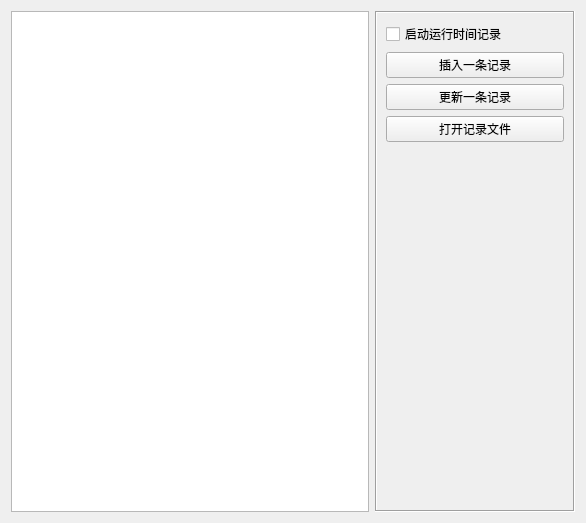
<?xml version="1.0" encoding="UTF-8"?>
<ui version="4.0">
 <class>HRunTimeDemoWidget</class>
 <widget class="QWidget" name="HRunTimeDemoWidget">
  <property name="geometry">
   <rect>
    <x>0</x>
    <y>0</y>
    <width>586</width>
    <height>523</height>
   </rect>
  </property>
  <property name="windowTitle">
   <string>Form</string>
  </property>
  <layout class="QGridLayout" name="gridLayout">
   <item row="0" column="0">
    <widget class="QTextEdit" name="textEdit"/>
   </item>
   <item row="0" column="1">
    <widget class="QFrame" name="frame">
     <property name="minimumSize">
      <size>
       <width>200</width>
       <height>0</height>
      </size>
     </property>
     <property name="maximumSize">
      <size>
       <width>200</width>
       <height>16777215</height>
      </size>
     </property>
     <property name="frameShape">
      <enum>QFrame::Box</enum>
     </property>
     <property name="frameShadow">
      <enum>QFrame::Sunken</enum>
     </property>
     <layout class="QVBoxLayout" name="verticalLayout">
      <item>
       <widget class="QCheckBox" name="checkBox">
        <property name="text">
         <string>启动运行时间记录</string>
        </property>
       </widget>
      </item>
      <item>
       <widget class="QPushButton" name="pushButton_1">
        <property name="minimumSize">
         <size>
          <width>130</width>
          <height>0</height>
         </size>
        </property>
        <property name="text">
         <string>插入一条记录</string>
        </property>
       </widget>
      </item>
      <item>
       <widget class="QPushButton" name="pushButton_2">
        <property name="minimumSize">
         <size>
          <width>130</width>
          <height>0</height>
         </size>
        </property>
        <property name="text">
         <string>更新一条记录</string>
        </property>
       </widget>
      </item>
      <item>
       <widget class="QPushButton" name="pushButton_3">
        <property name="minimumSize">
         <size>
          <width>130</width>
          <height>0</height>
         </size>
        </property>
        <property name="text">
         <string>打开记录文件</string>
        </property>
       </widget>
      </item>
      <item>
       <spacer name="verticalSpacer">
        <property name="orientation">
         <enum>Qt::Vertical</enum>
        </property>
        <property name="sizeHint" stdset="0">
         <size>
          <width>20</width>
          <height>40</height>
         </size>
        </property>
       </spacer>
      </item>
     </layout>
    </widget>
   </item>
  </layout>
 </widget>
 <resources/>
 <connections/>
</ui>
